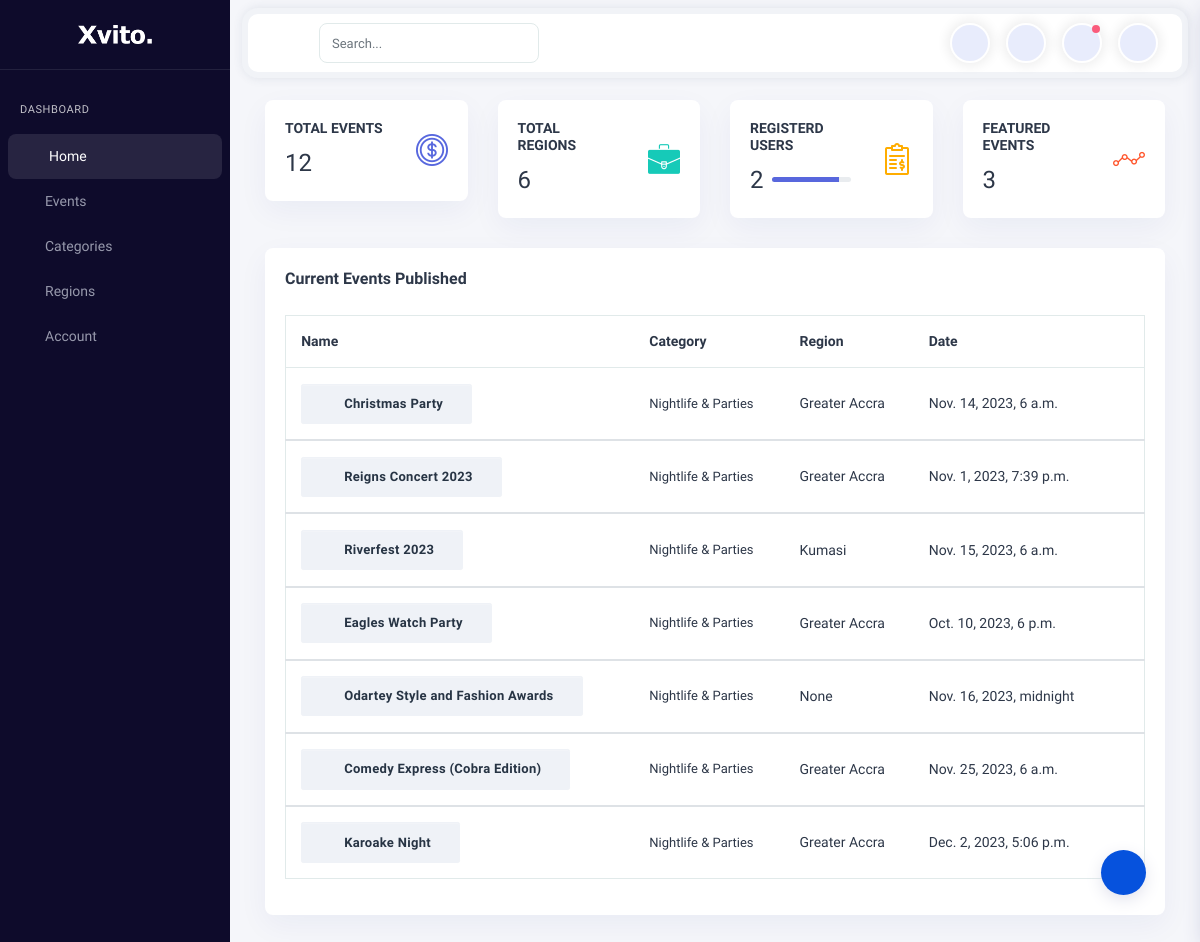
The app's page /events_backend/events/ with its own data.
### events_app/models.py (models this page shows, shortened)
class Event(models.Model):
    STATUS_CHOICES = (
        ('draft', 'Draft'),
        ('published', 'Published'),
        ('canceled', 'Canceled'),
        ('featured', 'featured'),
    )
    title = models.CharField(max_length=200)
    description = models.TextField()
    location = models.CharField(max_length=200)
    date = models.DateTimeField()
    registration_required = models.BooleanField(default=False)
    registration_link = models.URLField(blank=True, null=True)
    category = models.ForeignKey(EventCategory, on_delete=models.SET_NULL, null=True)
    Region = models.ForeignKey(EventRegion, on_delete=models.SET_NULL, null=True)
    image = models.ImageField(upload_to='event_images/', null=True, blank=True)
    status = models.CharField(max_length=10, choices=STATUS_CHOICES, default='draft')

class EventCategory(models.Model):
    name = models.CharField(max_length=100)
    def __str__(self):
        return self.name

class EventRegion(models.Model):
    name = models.CharField(max_length=100)
    def __str__(self):
        return self.name

### events_backend/views.py (the view)
# urls.py: path('events/', EventListView.as_view(), name='event-list'),
class EventListView(ListView):
    model = Event
    template_name = 'events_backend/dashboard.html'
    context_object_name = 'events'
    paginate_by = 10

### events_backend/templates/events_backend/dashboard.html (shortened to what this page needs)
{% extends 'events_backend/backend_base.html' %}
{% load static %}
{% block content%}
<div class="main-panel">
    <div class="content-wrapper">
        <div class="container-fluid">
            <div class="row">
                <div class="col-12 col-sm-6 col-xl">
                    <div class="card box-margin">
                        <div class="card-body">
                            <div class="row align-items-center">
                                <div class="col">
                                    <h6 class="text-uppercase font-14">
                                        Total Events
                                    </h6>
                                    <span class="font-24 text-dark mb-0">
                                        12
                                    </span>
                                </div>
                                <div class="col-auto">
                                    <div class="icon">
                                        <img src="img/bg-img/icon-8.png" alt="">
                                    </div>
                                </div>
                            </div>
                        </div>
                    </div>
                </div>
                <div class="col-12 col-sm-6 col-xl">
                    <div class="card box-margin">
                        <div class="card-body">
                            <div class="row align-items-center">
                                <div class="col">
                                    <h6 class="font-14 text-uppercase">
                                        Total Regions
                                    </h6>
                                    <span class="font-24 text-dark mb-0">
                                        6
                                    </span>
                                </div>
                                <div class="col-auto">
                                    <div class="icon">
                                        <img src="img/bg-img/icon-9.png" alt="">
                                    </div>
                                </div>
                            </div>
                        </div>
                    </div>
                </div>
                <div class="col-12 col-sm-6 col-xl">
                    <div class="card box-margin">
                        <div class="card-body">
                            <div class="row align-items-center">
                                <div class="col">
                                    <h6 class="font-14 text-uppercase">
                                        Registerd Users
                                    </h6>
                                    <div class="row align-items-center no-gutters">
                                        <div class="col-auto">
                                            <span class="font-24 text-dark mr-2">
                                                2
                                            </span>
                                        </div>
                                        <div class="col">
                                            <div class="progress h-5">
                                                <div class="progress-bar bg-primary" role="progressbar"
                                                    style="width: 85%" aria-valuenow="85" aria-valuemin="0"
                                                    aria-valuemax="100"></div>
                                            </div>
                                        </div>
                                    </div>
                                </div>
                                <div class="col-auto">
                                    <div class="icon">
                                        <img src="img/bg-img/icon-10.png" alt="">
                                    </div>
                                </div>
                            </div>
                        </div>
                    </div>
                </div>
                <div class="col-12 col-sm-6 col-xl">
                    <div class="card box-margin">
                        <div class="card-body">
                            <div class="row align-items-center">
                                <div class="col">
                                    <h6 class="font-14 text-uppercase">
                                        Featured Events
                                    </h6>
                                    <span class="font-24 text-dark">
                                        3
                                    </span>
                                </div>
                                <div class="col-auto">
                                    <div class="icon">
                                        <img src="img/bg-img/icon-11.png" alt="">
                                    </div>
                                </div>
                            </div>
                        </div>
                    </div>
                </div>
            </div>
            <div class="row">
                <div class="col-12 box-margin">
                    <div class="card">
                        <div class="card-body">
                            <h6 class="card-title">Current Events Published</h6>
                            <div class="table-responsive">
                                <table class="table table-nowrap">
                                    <thead>
                                        <tr>
                                            <th>Name</th>
                                            <th>Category</th>
                                            <th>Region</th>
                                            <th>Date</th>
                                            <th></th>
                                        </tr>
                                    </thead>
                                    {% for event in events %}
                                    <tbody>
                                        <tr>
                                            <th scope="row">
                                                <button type="button"
                                                    class="btn btn-sm btn-secondary btn-icon rounded-pill">
                                                    <span class="btn-inner--icon"><i
                                                            class="fa fa-book"></i></span>
                                                    <span class="btn-inner--text">{{ event.title }}</span>
                                                </button>
                                            </th>
                                            <td class="order">
                                                <span class="d-block font-13">{{ event.category }}</span>
                                            </td>
                                            <td>
                                                <span class="client">{{ event.Region }}</span>
                                            </td>
                                            <td>{{ event.date }}</td>
                                            {% endfor %}
                                        </tr>
                                    </tbody>
                                </table>
                            </div>
                        </div>
                    </div>
                </div>
            </div>
        </div>
    </div>
{% endblock %}

### records on screen
Event: title "Christmas Party", category "Nightlife & Parties", Region "Greater Accra", date "Nov. 14, 2023, 6 a.m."
Event: title "Reigns Concert 2023", category "Nightlife & Parties", Region "Greater Accra", date "Nov. 1, 2023, 7:39 p.m."
Event: title "Riverfest 2023", category "Nightlife & Parties", Region "Kumasi", date "Nov. 15, 2023, 6 a.m."
Event: title "Eagles Watch Party", category "Nightlife & Parties", Region "Greater Accra", date "Oct. 10, 2023, 6 p.m."
Event: title "Odartey Style and Fashion Awards", category "Nightlife & Parties", Region "None", date "Nov. 16, 2023, midnight"
Event: title "Comedy Express (Cobra Edition)", category "Nightlife & Parties", Region "Greater Accra", date "Nov. 25, 2023, 6 a.m."
Event: title "Karoake Night", category "Nightlife & Parties", Region "Greater Accra", date "Dec. 2, 2023, 5:06 p.m."
